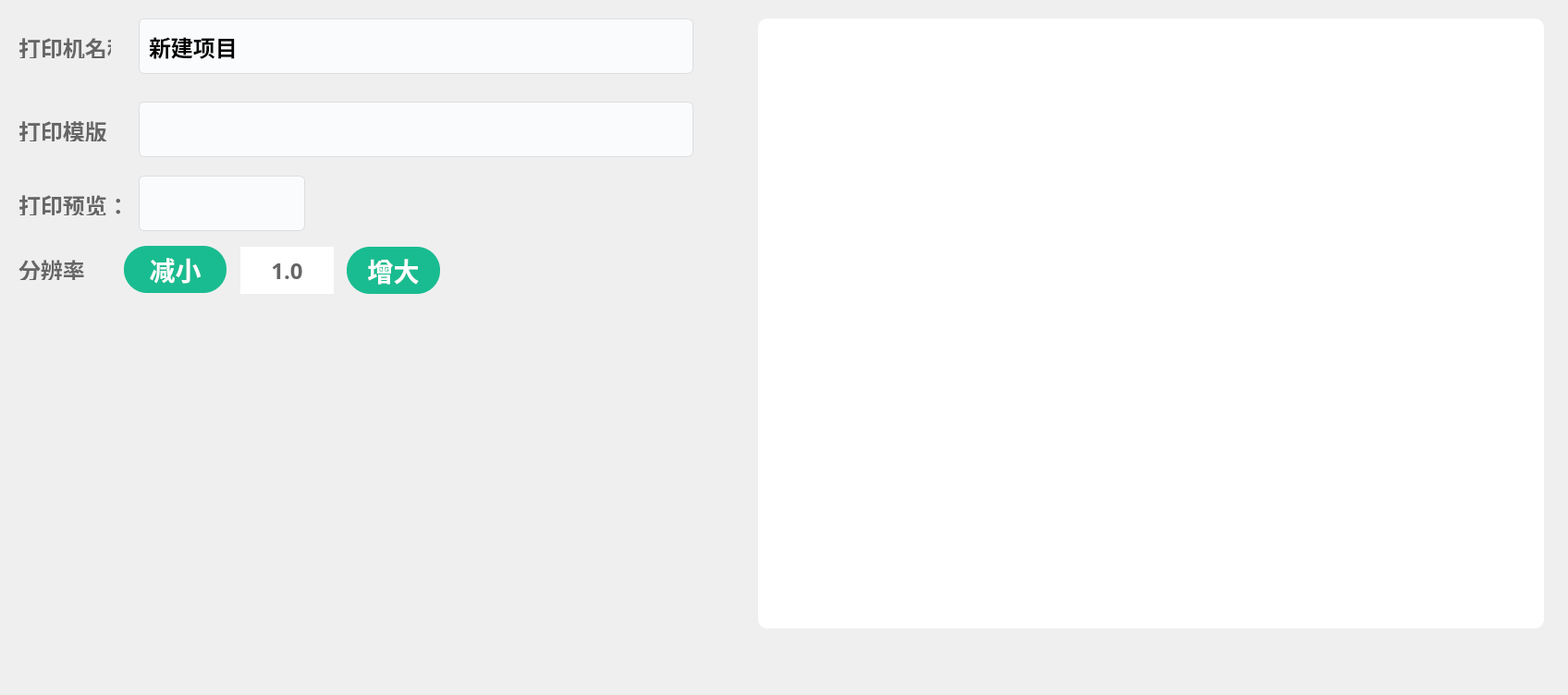
<?xml version="1.0" encoding="UTF-8"?>
<ui version="4.0">
 <class>PaperPrintParams</class>
 <widget class="QWidget" name="PaperPrintParams">
  <property name="geometry">
   <rect>
    <x>0</x>
    <y>0</y>
    <width>1696</width>
    <height>752</height>
   </rect>
  </property>
  <property name="sizePolicy">
   <sizepolicy hsizetype="Fixed" vsizetype="Fixed">
    <horstretch>0</horstretch>
    <verstretch>0</verstretch>
   </sizepolicy>
  </property>
  <property name="minimumSize">
   <size>
    <width>1696</width>
    <height>752</height>
   </size>
  </property>
  <property name="maximumSize">
   <size>
    <width>1696</width>
    <height>752</height>
   </size>
  </property>
  <property name="windowTitle">
   <string>Form</string>
  </property>
  <widget class="QLabel" name="lab_hospitalName">
   <property name="geometry">
    <rect>
     <x>20</x>
     <y>40</y>
     <width>100</width>
     <height>23</height>
    </rect>
   </property>
   <property name="sizePolicy">
    <sizepolicy hsizetype="Expanding" vsizetype="Expanding">
     <horstretch>0</horstretch>
     <verstretch>0</verstretch>
    </sizepolicy>
   </property>
   <property name="styleSheet">
    <string notr="true">width: 93px;
height: 23px;
font-family: PingFang SC;
font-weight: 500;
font-size: 24px;
color: #666666;
line-height: 35px;</string>
   </property>
   <property name="text">
    <string>打印机名称</string>
   </property>
   <property name="alignment">
    <set>Qt::AlignLeading|Qt::AlignLeft|Qt::AlignVCenter</set>
   </property>
  </widget>
  <widget class="QLabel" name="lab_hospitalName_4">
   <property name="geometry">
    <rect>
     <x>20</x>
     <y>210</y>
     <width>121</width>
     <height>23</height>
    </rect>
   </property>
   <property name="sizePolicy">
    <sizepolicy hsizetype="Expanding" vsizetype="Expanding">
     <horstretch>0</horstretch>
     <verstretch>0</verstretch>
    </sizepolicy>
   </property>
   <property name="styleSheet">
    <string notr="true">width: 93px;
height: 23px;
font-family: PingFang SC;
font-weight: 500;
font-size: 24px;
color: #666666;
line-height: 35px;</string>
   </property>
   <property name="text">
    <string>打印预览：</string>
   </property>
   <property name="alignment">
    <set>Qt::AlignLeading|Qt::AlignLeft|Qt::AlignVCenter</set>
   </property>
  </widget>
  <widget class="QComboBox" name="combo_print_preview">
   <property name="geometry">
    <rect>
     <x>150</x>
     <y>190</y>
     <width>180</width>
     <height>60</height>
    </rect>
   </property>
   <property name="sizePolicy">
    <sizepolicy hsizetype="Preferred" vsizetype="Minimum">
     <horstretch>0</horstretch>
     <verstretch>0</verstretch>
    </sizepolicy>
   </property>
   <property name="minimumSize">
    <size>
     <width>180</width>
     <height>40</height>
    </size>
   </property>
   <property name="styleSheet">
    <string notr="true">QComboBox {
    border: 1px solid #DCDEE0;
    border-radius: 6px;
    font-family: &quot;PingFang SC Medium&quot;;
    font-size: 24px;
    padding-left: 10px;
    background-color: rgb(250, 251, 252);
    color: #333333;
	font-weight: 500;
}

QComboBox::drop-down {
    margin: 0px;
    padding-right: 20px;
    border: 0px;
}

QComboBox::down-arrow {
    image: url(:/static/PHOTOS/combo_up.png);
}

QComboBox::down-arrow:on {
    image: url(:/static/PHOTOS/combo_down.png);
}

QListView {
    margin: 0px;
    padding: 0px;
    border: 0px;
    border-radius: 10px;
    outline: 0px;
    font-size: 24px;
    color: #333333;
    background-color: rgb(250, 251, 252);
}

QListView::item {
    margin: 0px;
    padding: 10px;
    border: 0px;
    border-radius: 0px;
    height: 60px;
}

QListView::item:hover {
    color: #333333;
}

QListView::item:selected {
    color: rgb(31, 112, 227);
}</string>
   </property>
  </widget>
  <widget class="QComboBox" name="combo_PrinterName">
   <property name="geometry">
    <rect>
     <x>150</x>
     <y>20</y>
     <width>600</width>
     <height>60</height>
    </rect>
   </property>
   <property name="sizePolicy">
    <sizepolicy hsizetype="Preferred" vsizetype="Minimum">
     <horstretch>0</horstretch>
     <verstretch>0</verstretch>
    </sizepolicy>
   </property>
   <property name="minimumSize">
    <size>
     <width>180</width>
     <height>40</height>
    </size>
   </property>
   <property name="styleSheet">
    <string notr="true">QComboBox {
    border: 1px solid #DCDEE0;
    border-radius: 6px;
    font-family: &quot;PingFang SC Medium&quot;;
    font-size: 24px;
    padding-left: 10px;
    background-color: rgb(250, 251, 252);
	font-weight: 500;
    color: #000000;
}

QComboBox::drop-down {
    margin: 0px;
    padding-right: 20px;
    border: 0px;
}

QComboBox::down-arrow {
    image: url(:/static/PHOTOS/combo_up.png);
}

QComboBox::down-arrow:on {
    image: url(:/static/PHOTOS/combo_down.png);
}

QListView {
    margin: 0px;
    padding: 0px;
    border: 0px;
    border-radius: 10px;
    outline: 0px;
    font-size: 24px;
    color: #333333;
    background-color: rgb(250, 251, 252);
}

QListView::item {
    margin: 0px;
    padding: 10px;
    border: 0px;
    border-radius: 0px;
    height: 60px;
}

QListView::item:hover {
    color: #333333;
}

QListView::item:selected {
    color: rgb(31, 112, 227);
}</string>
   </property>
   <item>
    <property name="text">
     <string>新建项目</string>
    </property>
   </item>
   <item>
    <property name="text">
     <string>新建项目</string>
    </property>
   </item>
   <item>
    <property name="text">
     <string>新建项目</string>
    </property>
   </item>
   <item>
    <property name="text">
     <string>新建项目</string>
    </property>
   </item>
  </widget>
  <widget class="QWidget" name="widget" native="true">
   <property name="geometry">
    <rect>
     <x>820</x>
     <y>20</y>
     <width>850</width>
     <height>660</height>
    </rect>
   </property>
   <property name="sizePolicy">
    <sizepolicy hsizetype="Fixed" vsizetype="Fixed">
     <horstretch>0</horstretch>
     <verstretch>0</verstretch>
    </sizepolicy>
   </property>
   <property name="minimumSize">
    <size>
     <width>850</width>
     <height>660</height>
    </size>
   </property>
   <property name="maximumSize">
    <size>
     <width>850</width>
     <height>660</height>
    </size>
   </property>
   <property name="styleSheet">
    <string notr="true">QWidget#widget{
background: #FFFFFF;
border-radius: 10px;
}</string>
   </property>
  </widget>
  <widget class="QComboBox" name="combo_Prin_mode">
   <property name="geometry">
    <rect>
     <x>150</x>
     <y>110</y>
     <width>600</width>
     <height>60</height>
    </rect>
   </property>
   <property name="sizePolicy">
    <sizepolicy hsizetype="Preferred" vsizetype="Minimum">
     <horstretch>0</horstretch>
     <verstretch>0</verstretch>
    </sizepolicy>
   </property>
   <property name="minimumSize">
    <size>
     <width>180</width>
     <height>40</height>
    </size>
   </property>
   <property name="styleSheet">
    <string notr="true">QComboBox {
    border: 1px solid #DCDEE0;
    border-radius: 6px;
    font-family: &quot;PingFang SC Medium&quot;;
    font-size: 24px;
    padding-left: 10px;
    background-color: rgb(250, 251, 252);
    color: #333333;
	font-weight: 500;
}

QComboBox::drop-down {
    margin: 0px;
    padding-right: 20px;
    border: 0px;
}

QComboBox::down-arrow {
    image: url(:/static/PHOTOS/combo_up.png);
}

QComboBox::down-arrow:on {
    image: url(:/static/PHOTOS/combo_down.png);
}

QListView {
    margin: 0px;
    padding: 0px;
    border: 0px;
    border-radius: 10px;
    outline: 0px;
    font-size: 24px;
    color: #333333;
    background-color: rgb(250, 251, 252);
}

QListView::item {
    margin: 0px;
    padding: 10px;
    border: 0px;
    border-radius: 0px;
    height: 60px;
}

QListView::item:hover {
    color: #333333;
}

QListView::item:selected {
    color: rgb(31, 112, 227);
}</string>
   </property>
  </widget>
  <widget class="QLabel" name="lab_hospitalName_5">
   <property name="geometry">
    <rect>
     <x>20</x>
     <y>130</y>
     <width>100</width>
     <height>23</height>
    </rect>
   </property>
   <property name="sizePolicy">
    <sizepolicy hsizetype="Expanding" vsizetype="Expanding">
     <horstretch>0</horstretch>
     <verstretch>0</verstretch>
    </sizepolicy>
   </property>
   <property name="styleSheet">
    <string notr="true">width: 93px;
height: 23px;
font-family: PingFang SC;
font-weight: 500;
font-size: 24px;
color: #666666;
line-height: 35px;</string>
   </property>
   <property name="text">
    <string>打印模版</string>
   </property>
   <property name="alignment">
    <set>Qt::AlignLeading|Qt::AlignLeft|Qt::AlignVCenter</set>
   </property>
  </widget>
  <widget class="QLabel" name="lab_hospitalName_6">
   <property name="geometry">
    <rect>
     <x>20</x>
     <y>280</y>
     <width>91</width>
     <height>23</height>
    </rect>
   </property>
   <property name="sizePolicy">
    <sizepolicy hsizetype="Expanding" vsizetype="Expanding">
     <horstretch>0</horstretch>
     <verstretch>0</verstretch>
    </sizepolicy>
   </property>
   <property name="styleSheet">
    <string notr="true">width: 93px;
height: 23px;
font-family: PingFang SC;
font-weight: 500;
font-size: 24px;
color: #666666;
line-height: 35px;</string>
   </property>
   <property name="text">
    <string>分辨率</string>
   </property>
   <property name="alignment">
    <set>Qt::AlignLeading|Qt::AlignLeft|Qt::AlignVCenter</set>
   </property>
  </widget>
  <widget class="QLabel" name="lab_resolution">
   <property name="geometry">
    <rect>
     <x>260</x>
     <y>267</y>
     <width>101</width>
     <height>51</height>
    </rect>
   </property>
   <property name="sizePolicy">
    <sizepolicy hsizetype="Expanding" vsizetype="Expanding">
     <horstretch>0</horstretch>
     <verstretch>0</verstretch>
    </sizepolicy>
   </property>
   <property name="styleSheet">
    <string notr="true">width: 93px;
height: 23px;
font-family: PingFang SC;
font-weight: 500;
font-size: 24px;
color: #666666;
line-height: 35px;
background: #FFFFFF;</string>
   </property>
   <property name="text">
    <string>1.0</string>
   </property>
   <property name="alignment">
    <set>Qt::AlignCenter</set>
   </property>
  </widget>
  <widget class="QPushButton" name="pushButton_resolution_add">
   <property name="geometry">
    <rect>
     <x>375</x>
     <y>267</y>
     <width>101</width>
     <height>51</height>
    </rect>
   </property>
   <property name="styleSheet">
    <string notr="true">width: 120px;
height: 50px;
background: #19BC90;
border-radius: 25px;

font-family: PingFang SC;
font-weight: bold;
font-size: 28px;
color: #FFFFFF;
line-height: 35px;</string>
   </property>
   <property name="text">
    <string>增大</string>
   </property>
  </widget>
  <widget class="QPushButton" name="pushButton_resolution_decrease">
   <property name="geometry">
    <rect>
     <x>134</x>
     <y>266</y>
     <width>111</width>
     <height>51</height>
    </rect>
   </property>
   <property name="styleSheet">
    <string notr="true">width: 120px;
height: 50px;
background: #19BC90;
border-radius: 25px;

font-family: PingFang SC;
font-weight: bold;
font-size: 28px;
color: #FFFFFF;
line-height: 35px;</string>
   </property>
   <property name="text">
    <string>减小</string>
   </property>
  </widget>
 </widget>
 <resources/>
 <connections/>
</ui>
